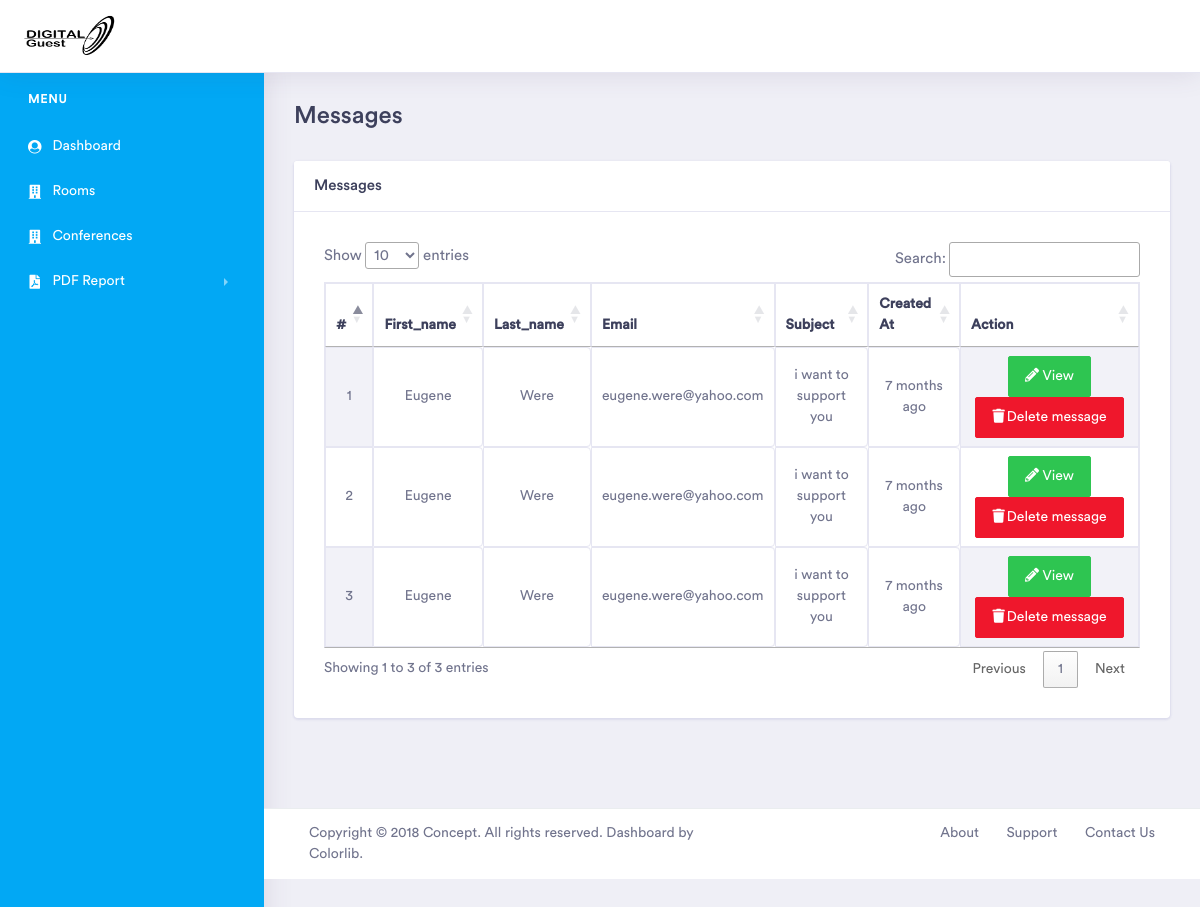
The page /visitorsadmin/messages on the database as committed earlier.
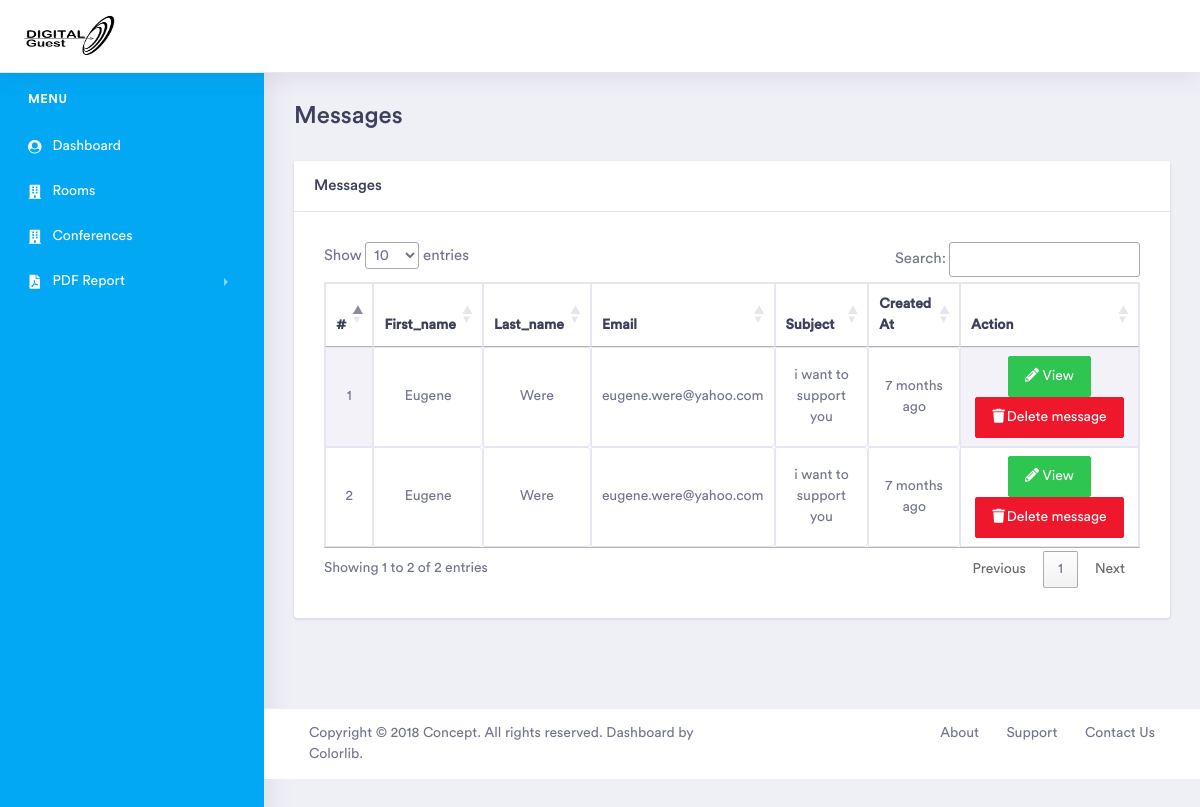
The same page on the database as committed later.
### visitorsfront/models.py (models this page shows, shortened)
class Message(models.Model):
    first_name = models.CharField(max_length=200, null=False, blank=False)
    last_name = models.CharField(max_length=200, null=False, blank=False)
    subject = models.CharField(max_length=200, null=False, blank=False)
    email = models.CharField(max_length=200, null=False, blank=False)
    msg = models.TextField(blank=False)
    created_at = models.DateTimeField(auto_now_add=True)
    updated_at = models.DateTimeField(auto_now=True)

### visitorsadmin/views.py (the view)
# urls.py: path('messages', views.viewmessages, name='messages'),
def viewmessages(request):
    messagess=Message.objects.all().order_by('-created_at')
    context={
        'messagess':messagess,
    }
    return render(request, 'tulia/orders/messages.html',context)

### visitorsadmin/templatetags/call_method.py (called while the page is built)
@register.filter(name='if_admin')
def if_admin(request):
    user=request.user.id
    admin = User.objects.filter(id=user, is_superuser=True).first()
    if admin:
        return True
    return False

### visitorsadmin/templates/tulia/orders/messages.html (shortened to what the changed rows need)
{% extends 'tulia/dashboard/dashboard.html' %}
{% load humanize %}
{% load static %}
{% block content %}
    <div class="dashboard-wrapper">
            <div class="container-fluid  dashboard-content">
                <div class="row">
                    <div class="col-xl-12 col-lg-12 col-md-12 col-sm-12 col-12">
                        <div class="page-header">
                            <h2 class="pageheader-title">Messages</h2>
                        </div>
                    </div>
                </div>
                <div class="row">
                    <div class="col-xl-12 col-lg-12 col-md-12 col-sm-12 col-12">
                        <div class="card">
                            <div class="card-body">
                                <div class="table-responsive">
                                 {% if messagess|length > 0 %}
                                    <div class="main-chart" id="line-chart" style="padding: 10px">
                                       <table id="myTable" class="example table table-striped table-bordered" style="">
                                            <thead>
                                                <tr class="text-capitalize">
                                                    <th>#</th>
                                                    <th>First_name</th>
                                                    <th>Last_name</th>
                                                    <th>Email</th>
                                                    <th>Subject</th>
                                                    <th>Created At</th>
                                                    <th>Action</th>
                                                </tr>
                                            </thead>
                                            <tbody>
                                                {% for message in messagess %}
                                                    <tr class="text-center ">
                                                        <td>{{ forloop.counter }}</td>
                                                        <td class="product-details text-capitalize" style="">{{ message.first_name }}</td>
                                                        <td class="product-details text-capitalize" style="">{{ message.last_name }}</td>
                                                        <td class="product-details" style="">{{ message.email }}</td>
                                                        <td class="product-details" style="">{{ message.subject }}</td>
                                                        <td class="product-details" style="">{{ message.created_at|naturaltime}}</td>
                                                        <td>
                                                            <a href="" class="btn btn-success" data-toggle="modal" data-target="#productedit{{ message.id }}"><i class="fas fa-pencil-alt"></i> View</a>
                                                            <a href="{% url 'VisitorsAdmin:deletemessage' message.id %}"  class="btn btn-danger"><i class="fas fa-trash " style="padding-right: 2px"></i>Delete message</a>
                                                        </td>
                                                    </tr>
                                                {% endfor %}
                                            </tbody>
                                       </table>
                                    </div>
                                {% endif %}
                                </div>
                            </div>
                        </div>
                    </div>
                </div>
            </div>
        </div>
{% endblock content %}

Rows that differ between the two databases and show on the page:
removed Message: first_name "Eugene", last_name "Were", email "eugene.were@yahoo.com", subject "i want to support you", created_at "7 months ago"
Other text that changed with them:
text written by a page script: "Show entries Search: Showing 1 to 3 of 3 entries Previous 1 Next" → "Show entries Search: Showing 1 to 2 of 2 entries Previous 1 Next"
